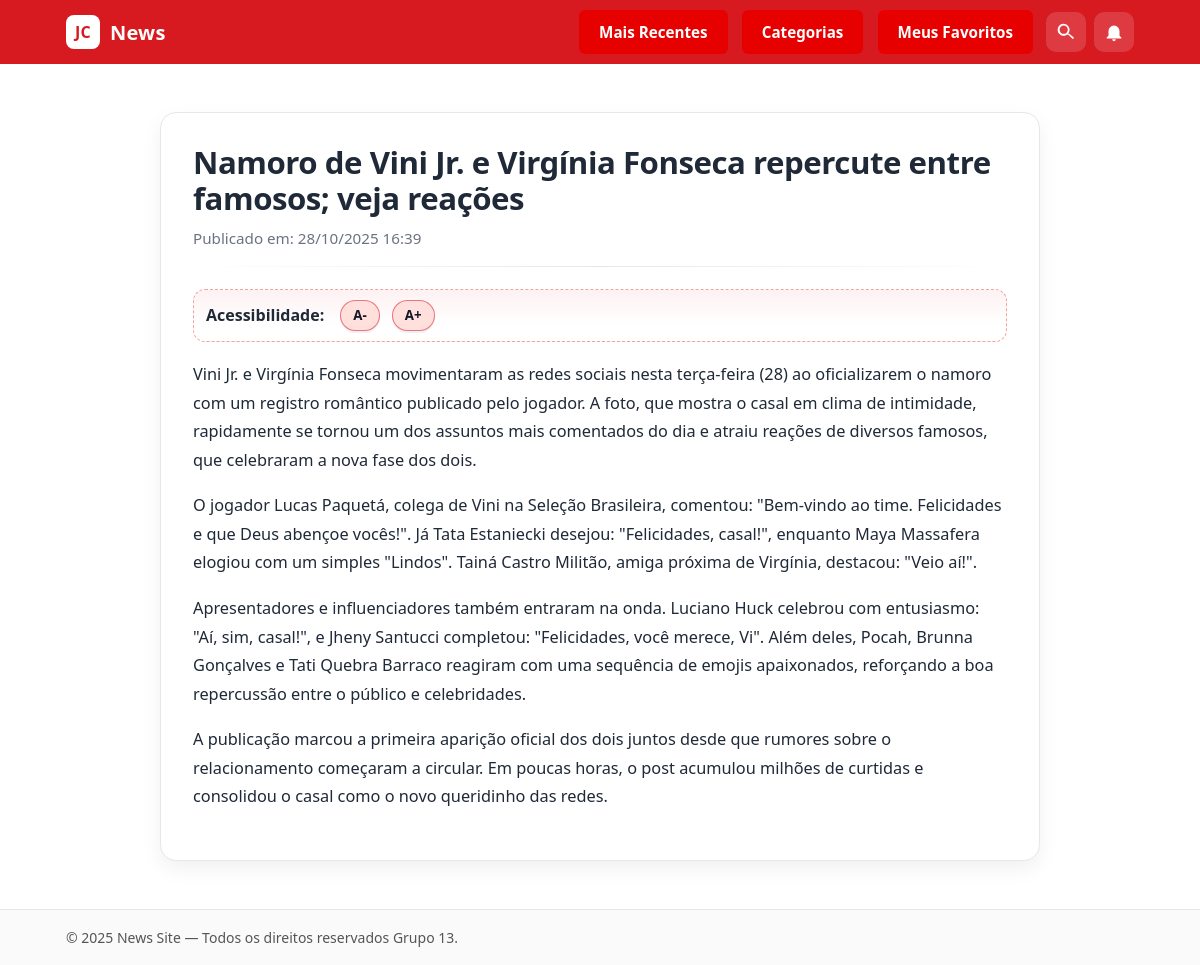
/noticia/4/, run on the app's committed database.
### app1/models.py (models this page shows, shortened)
class Noticia(models.Model):
	titulo = models.CharField(max_length=255)
	conteudo = models.TextField()
	data_publicacao = models.DateTimeField(auto_now_add=True)
	categoria = models.ForeignKey(Categoria, on_delete=models.SET_NULL, null=True, blank=True, related_name='noticias')
	visualizacoes = models.PositiveIntegerField(default=0)  # Para "mais lidas"
	favoritos = models.ManyToManyField(
        User,
        related_name='noticias_favoritas', # Permite acessar user.noticias_favoritas
        blank=True # Permite que uma notícia não tenha nenhum favorito
	)

### app1/views.py (the view)
# urls.py: path('noticia/<int:pk>/', detalhe_noticia, name='detalhe_noticia'),
def detalhe_noticia(request, pk):
    noticia = get_object_or_404(Noticia, pk=pk)
    is_favorita = False
    if hasattr(request.user, 'id') and request.user.id:
        is_favorita = noticia.favoritos.filter(id=request.user.id).exists()
    contexto = {
        'noticia': noticia,
        'is_favorita': is_favorita
    }
    return render(request, 'app1/noticia_detalhe.html', contexto)

### app1/templates/app1/noticia_detalhe.html (shortened to what this page needs)
{% extends 'app1/base.html' %}
{% load static %}
{% block content %}
<link rel="stylesheet" href="{% static 'app1/css/noticia_detalhe.css' %}">
<div class="noticia-page container">
    <h1>{{ noticia.titulo }}</h1>
    <p>Publicado em: {{ noticia.data_publicacao|date:"d/m/Y H:i" }}</p>
    <hr>
    <div class="controles-fonte">
        <strong>Acessibilidade:</strong>
        <button id="diminuir-fonte" title="Diminuir Fonte (A-)">A-</button>
        <button id="aumentar-fonte" title="Aumentar Fonte (A+)">A+</button>
    </div>
    <article id="corpo-noticia">
        {{ noticia.conteudo|linebreaks }}
    </article>
</div>
{% endblock %}

### app1/static/app1/css/style.css (style rules this page uses)
:root { --red:#d71920; --red-dark:#b1151b; --bg:#ffffff; --ink:#1a1a1a; --ink-weak:#555; --border:#e6e6e6; }
* { box-sizing:border-box }
html,body { margin:0;padding:0;background:var(--bg);color:var(--ink);font-family:system-ui,-apple-system,Segoe UI,Roboto,Ubuntu,Cantarell,"Helvetica Neue",Arial,sans-serif }
.container { max-width:1100px;margin:0 auto;padding:0 16px }

### app1/static/app1/css/news.css (style rules this page uses)
:root { --news-bg: #ffffff; --news-surface: #f8fafc; --news-card: #ffffff; --news-text: #111827; --news-text-soft: #6b7280; --news-border: #e5e7eb; --news-primary: #e11d48; --news-primary-strong: #be123c; --news-radius-lg: 14px; --news-radius-md: 10px; --news-shadow: 0 6px 18px rgba(0,0,0,.06); --news-shadow-hover: 0 10px 28px rgba(0,0,0,.12); --news-title-weight: 800; --news-ui-weight: 700; --news-font-size: clamp(.98rem, 1.4vw, 1.02rem); --news-h1-size: clamp(1.35rem, 2.4vw, 1.8rem); --news-h2-size: clamp(1.3rem, 2.6vw, 1.9rem); --news-h3-size: clamp(1.1rem, 2.2vw, 1.5rem); --news-gap-sm: clamp(10px, 1.6vw, 14px); --news-gap-md: clamp(12px, 2vw, 18px); --news-gap-lg: clamp(16px, 2.4vw, 24px); }

### app1/static/app1/css/noticia_detalhe.css (style rules this page uses)
.noticia-page { --brand:#e21b2d; --bg:#ffffff; --text:#1f2937; --muted:#6b7280; --border:#e5e7eb; --link:#0ea5e9; --shadow:0 8px 20px rgba(0,0,0,.06); background: var(--bg); }
.noticia-page.container { max-width: 880px; margin: clamp(12px,2vw,24px) auto; border: 1px solid var(--border); border-radius: 16px; padding: clamp(18px,2.8vw,32px); box-shadow: var(--shadow); }
.noticia-page h1 { font-size: clamp(1.6rem, 2.6vw, 2.4rem); line-height: 1.15; letter-spacing: -0.015em; margin: 0 0 .35em 0; color: var(--text); }
.noticia-page > p { margin: 0 0 18px 0; color: var(--muted); font-size: .95rem; }
.noticia-page hr { border: none; height: 1px; background: linear-gradient(90deg, transparent, var(--border), transparent); margin: 18px 0 22px; }
.noticia-page .controles-fonte { display: flex; align-items: center; gap: 12px; padding: 10px 12px; background: linear-gradient(180deg, rgba(226,27,45,0.06), transparent 70%); border: 1px dashed color-mix(in oklab, var(--brand) 40%, var(--border)); border-radius: 12px; margin-bottom: 18px; }
.noticia-page .controles-fonte strong { font-weight: 600; color: var(--text); margin-right: 4px; }
.noticia-page .controles-fonte button { appearance: none; border: 1px solid color-mix(in oklab, var(--brand) 55%, #0000); background: color-mix(in oklab, var(--brand) 16%, #fff); color: #111827; font-weight: 700; padding: 8px 12px; line-height: 1; border-radius: 999px; cursor: pointer; transition: transform .08s ease, box-shadow .12s ease, background .12s ease, border-color .12s ease; box-shadow: 0 2px 0 rgba(0,0,0,.06); font-family: ui-sans-serif, system-ui, -apple-system, Segoe UI, Roboto, "Helvetica Neue", Arial, "Noto Sans", "Liberation Sans", sans-serif; }
.noticia-page #corpo-noticia { font-size: clamp(1.02rem, 1.1vw, 1.125rem); line-height: 1.75; color: var(--text); }
.noticia-page #corpo-noticia p { margin: 0 0 1.05em; }

### data on the page
Noticia: titulo "Namoro de Vini Jr. e Virgínia Fonseca repercute entre famosos; veja reações", data_publicacao "28/10/2025 16:39", conteudo "Vini Jr. e Virgínia Fonseca movimentaram as redes sociais nesta terça-feira (28) ao oficializarem o namoro com um registro romântico publicado pelo jogador. A foto, que mostra o casal em clima de intimidade, rapidamente se tornou um dos assuntos mais comentados do dia e atraiu reações de diversos famosos, que celebraram a nova fase dos dois. O jogador Lucas Paquetá, colega de Vini na Seleção Brasileira, comentou: \"Bem-vindo ao time. Felicidades e que Deus abençoe vocês!\". Já Tata Estaniecki desejou: \"Felicidades, casal!\", enquanto Maya Massafera elogiou com um simples \"Lindos\". Tainá Castro Militão, amiga próxima de Virgínia, destacou: \"Veio aí!\". Apresentadores e influenciadores também…"
